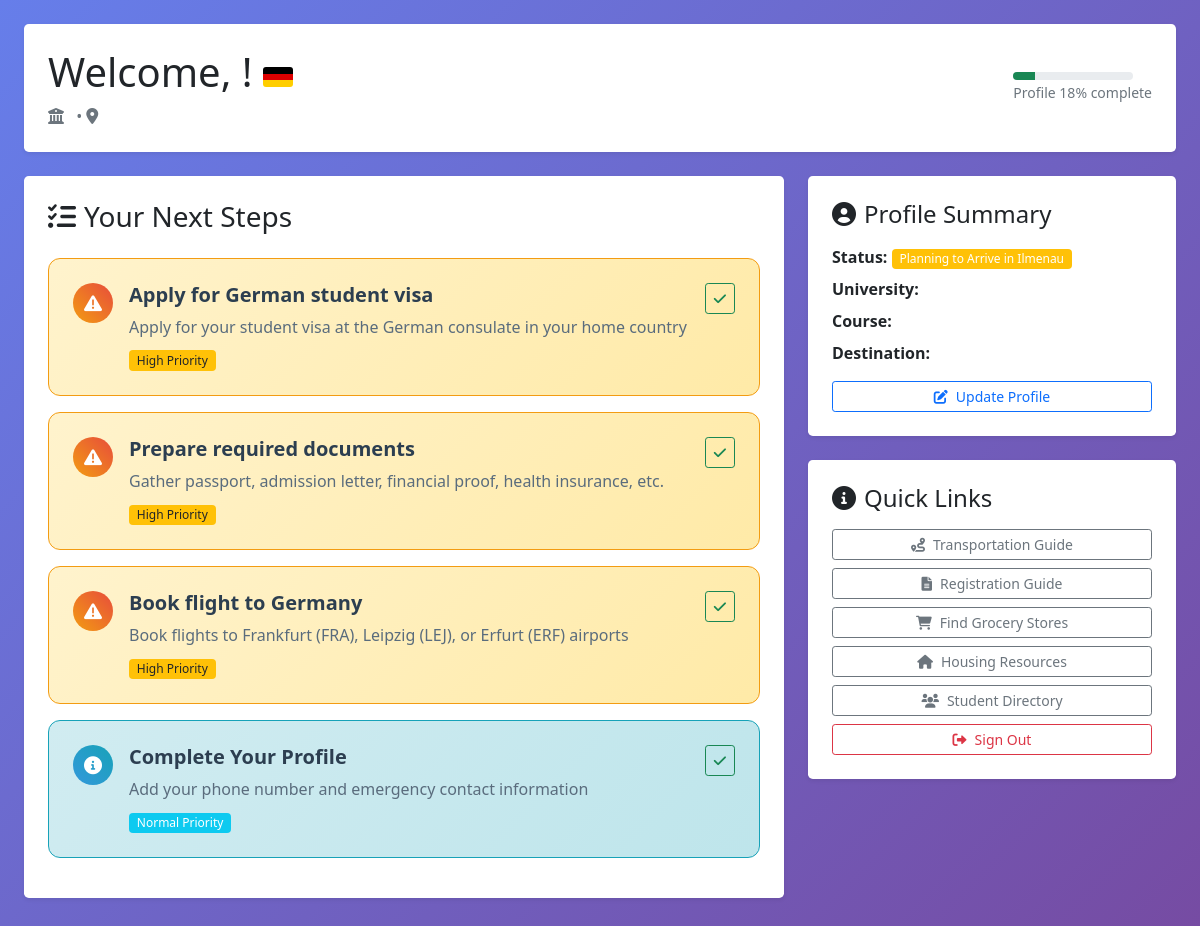
Page /accounts/dashboard/ (signed in) on the committed database.
### accounts/models.py (models this page shows, shortened)
class IlmenauChecklistItem(models.Model):
    PRIORITY_CHOICES = [
        ('high', 'High Priority'),
        ('medium', 'Medium Priority'),
        ('low', 'Low Priority'),
    ]
    category = models.ForeignKey(IlmenauChecklistCategory, on_delete=models.CASCADE, related_name='items')
    title = models.CharField(max_length=200)
    description = models.TextField(blank=True)
    helpful_link = models.URLField(blank=True, help_text="Helpful web link for this task")
    link_text = models.CharField(max_length=100, blank=True, help_text="Display text for the link")
    priority = models.CharField(max_length=10, choices=PRIORITY_CHOICES, default='medium')
    order = models.IntegerField(default=0)
    is_active = models.BooleanField(default=True)
    tu_ilmenau_specific = models.BooleanField(default=False, help_text="Only for TU Ilmenau students")
    class Meta:
        ordering = ['category__order', 'order']
        verbose_name = "Ilmenau Checklist Item"
        verbose_name_plural = "Ilmenau Checklist Items"
    def is_relevant_for_user(self, user):
        if self.tu_ilmenau_specific and user.university != 'TU_ILMENAU':
            return False
        return True

class CustomUser(AbstractUser):
    UNIVERSITY_CHOICES = [
        ('TU_ILMENAU', 'Technical University of Ilmenau'),
        ('OTHER_ILMENAU', 'Other Institution in Ilmenau'),
    ]
    COUNTRY_CHOICES = [
        ('US', 'United States'),
        ('IN', 'India'),
        ('CN', 'China'),
        ('BR', 'Brazil'),
        ('TR', 'Turkey'),
        ('RU', 'Russia'),
        ('MX', 'Mexico'),
        ('PK', 'Pakistan'),
        ('BD', 'Bangladesh'),
        ('NG', 'Nigeria'),
        ('OTHER', 'Other')
    ]
    ARRIVAL_STATUS_CHOICES = [
        ('PLANNING', 'Planning to Arrive in Ilmenau'),
        ('ARRIVED', 'Arrived in Ilmenau'),
    ]
    phone_regex = RegexValidator(
        regex=r'^\+?1?\d{9,15}$',
        message="Phone number must be entered in the format: '+999999999'. Up to 15 digits allowed."
    )
    phone_number = models.CharField(validators=[phone_regex], max_length=17, blank=True)
    date_of_birth = models.DateField(null=True, blank=True)
    nationality = models.CharField(max_length=50, choices=COUNTRY_CHOICES, default='OTHER')
    university = models.CharField(max_length=100, choices=UNIVERSITY_CHOICES, default='TU_ILMENAU')
    student_id = models.CharField(max_length=50, blank=True)
    course_of_study = models.CharField(max_length=200, blank=True)
    expected_graduation = models.DateField(null=True, blank=True)
    intended_city = models.CharField(max_length=100, default='Ilmenau', editable=False)
    arrival_date = models.DateField(null=True, blank=True)
    arrival_airport = models.CharField(
        max_length=50,
        blank=True,
        help_text="Main airports: ERF (Erfurt), LEJ (Leipzig), FRA (Frankfurt)"
    )
    arrival_status = models.CharField(max_length=20, choices=ARRIVAL_STATUS_CHOICES, default='PLANNING')
    emergency_contact_name = models.CharField(max_length=200, blank=True)
    emergency_contact_phone = models.CharField(validators=[phone_regex], max_length=17, blank=True)
    profile_completed = models.BooleanField(default=False)
    registration_completed = models.BooleanField(default=False)

### accounts/views.py (the view)
# urls.py: path('dashboard/', views.dashboard, name='dashboard'),
@login_required
def dashboard(request):
    user = request.user
    checklist_data = None
    if user.arrival_status == 'PLANNING':
        checklist_data = get_user_ilmenau_checklist_data(user)
    context = {
        'user': user,
        'completion_percentage': calculate_profile_completion(user),
        'next_steps': get_next_steps(user),
        'checklist_data': checklist_data,
    }
    return render(request, 'accounts/dashboard.html', context)

### accounts/views.py (called while the page is built)
def calculate_profile_completion(user):
    total_fields = 11  # Reduced since intended_city is fixed
    completed_fields = 0
    if user.first_name: completed_fields += 1
    if user.last_name: completed_fields += 1
    if user.email: completed_fields += 1
    if user.phone_number: completed_fields += 1
    if user.date_of_birth: completed_fields += 1
    if user.nationality: completed_fields += 1
    if user.university: completed_fields += 1
    if user.course_of_study: completed_fields += 1
    if user.arrival_date: completed_fields += 1
    if user.emergency_contact_name: completed_fields += 1
    if user.emergency_contact_phone: completed_fields += 1
    return int((completed_fields / total_fields) * 100)

### templates/accounts/dashboard.html (shortened to what this page needs)
{% extends 'base.html' %}
{% load static %}
{% block extra_css %}
<link rel="stylesheet" href="{% static 'css/dashboard.css' %}">
{% endblock %}
{% block content %}
<div class="container-fluid py-4">
    <div class="row">
        <div class="col-12">
            <div class="bg-white rounded-3 shadow-sm p-4 mb-4">
                <div class="row align-items-center">
                    <div class="col-md-8">
                        <h1 class="mb-2">Welcome, {{ user.get_full_name }}! <span class="german-flag"></span></h1>
                        <p class="text-muted mb-0">
                            <i class="fas fa-university me-2"></i>{{ user.get_university_display }} •
                            <i class="fas fa-map-marker-alt me-1"></i>{{ user.intended_city }}
                        </p>
                    </div>
                    <div class="col-md-4 text-end">
                        <div class="d-inline-block">
                            <div class="progress" style="width: 120px; height: 8px;">
                                <div class="progress-bar bg-success" style="width: {{ completion_percentage }}%"></div>
                            </div>
                            <small class="text-muted">Profile {{ completion_percentage }}% complete</small>
                        </div>
                    </div>
                </div>
            </div>
        </div>
    </div>
    <div class="row">
        <div class="col-md-8">
            <div class="bg-white rounded-3 shadow-sm p-4 mb-4">
                <h3 class="mb-4"><i class="fas fa-tasks me-2"></i>Your Next Steps</h3>
                {% for step in next_steps %}
                    <div class="step-card {% if step.priority == 'high' %}step-high{% else %}step-normal{% endif %} mb-3">
                        <div class="d-flex align-items-start">
                            <div class="flex-shrink-0 me-3">
                                <div class="step-icon {% if step.priority == 'high' %}step-icon-high{% else %}step-icon-normal{% endif %}">
                                    <i class="fas fa-{% if step.priority == 'high' %}exclamation-triangle{% else %}info-circle{% endif %}"></i>
                                </div>
                            </div>
                            <div class="flex-grow-1">
                                <h5 class="mb-2 step-title">{{ step.title }}</h5>
                                <p class="mb-0 step-description">{{ step.description }}</p>
                                <div class="mt-2">
                                    <span class="badge {% if step.priority == 'high' %}bg-warning text-dark{% else %}bg-info{% endif %}">
                                        {% if step.priority == 'high' %}High Priority{% else %}Normal Priority{% endif %}
                                    </span>
                                </div>
                            </div>
                            <div class="flex-shrink-0">
                                <button class="btn btn-sm btn-outline-success mark-complete-btn"
                                        onclick="markStepComplete(this)"
                                        title="Mark as complete">
                                    <i class="fas fa-check"></i>
                                </button>
                            </div>
                        </div>
                    </div>
                {% endfor %}
            </div>
        </div>
        <div class="col-md-4">
            <div class="bg-white rounded-3 shadow-sm p-4 mb-4">
                <h4 class="mb-3"><i class="fas fa-user-circle me-2"></i>Profile Summary</h4>
                <ul class="list-unstyled">
                    <li class="mb-2">
                        <strong>Status:</strong>
                        <span class="badge bg-{% if user.arrival_status == 'ARRIVED' %}success{% elif user.arrival_status == 'PLANNING' %}warning{% else %}info{% endif %}">
                            {{ user.get_arrival_status_display }}
                        </span>
                    </li>
                    <li class="mb-2"><strong>University:</strong> {{ user.get_university_display }}</li>
                    <li class="mb-2"><strong>Course:</strong> {{ user.course_of_study }}</li>
                    <li class="mb-2"><strong>Destination:</strong> {{ user.intended_city }}</li>
                </ul>
                <a href="{% url 'profile_update' %}" class="btn btn-outline-primary btn-sm w-100">
                    <i class="fas fa-edit me-2"></i>Update Profile
                </a>
            </div>
            <div class="bg-white rounded-3 shadow-sm p-4">
                <h4 class="mb-3"><i class="fas fa-info-circle me-2"></i>Quick Links</h4>
                <div class="d-grid gap-2">
                    <a href="#" class="btn btn-outline-secondary btn-sm">
                        <i class="fas fa-route me-2"></i>Transportation Guide
                    </a>
                    <a href="#" class="btn btn-outline-secondary btn-sm">
                        <i class="fas fa-file-alt me-2"></i>Registration Guide
                    </a>
                    <a href="#" class="btn btn-outline-secondary btn-sm">
                        <i class="fas fa-shopping-cart me-2"></i>Find Grocery Stores
                    </a>
                    <a href="#" class="btn btn-outline-secondary btn-sm">
                        <i class="fas fa-home me-2"></i>Housing Resources
                    </a>
                    <a href="{% url 'user_list' %}" class="btn btn-outline-secondary btn-sm">
                        <i class="fas fa-users me-2"></i>Student Directory
                    </a>
                    <a href="{% url 'logout' %}" class="btn btn-outline-danger btn-sm">
                        <i class="fas fa-sign-out-alt me-2"></i>Sign Out
                    </a>
                </div>
            </div>
        </div>
    </div>
</div>
{% endblock %}

### static/css/base.css (style rules this page uses)
body { background: linear-gradient(135deg, #667eea 0%, #764ba2 100%); min-height: 100vh; font-family: 'Segoe UI', Tahoma, Geneva, Verdana, sans-serif; }
.german-flag { display: inline-block; width: 30px; height: 20px; background: linear-gradient(to bottom, #000 33.33%, #dd0000 33.33%, #dd0000 66.66%, #ffce00 66.66%); margin-right: 10px; border-radius: 3px; }
.card-hover { transition: transform 0.3s ease, box-shadow 0.3s ease; }

### static/css/dashboard.css (style rules this page uses)
.step-card { background: #f8f9fa; border: 1px solid #e9ecef; border-radius: 12px; padding: 1.5rem; transition: all 0.3s ease; position: relative; overflow: hidden; }
.step-card.step-high { background: linear-gradient(135deg, #fff3cd 0%, #ffeaa7 100%); border-color: #f39c12; }
.step-card.step-normal { background: linear-gradient(135deg, #d1ecf1 0%, #bee5eb 100%); border-color: #17a2b8; }
.step-icon { width: 40px; height: 40px; border-radius: 50%; display: flex; align-items: center; justify-content: center; font-size: 18px; }
.step-icon-high { background: linear-gradient(45deg, #f39c12, #e74c3c); color: white; }
.step-icon-normal { background: linear-gradient(45deg, #3498db, #17a2b8); color: white; }
.step-title { color: #2c3e50; font-weight: 600; }
.step-description { color: #5a6c7d; line-height: 1.5; }
.mark-complete-btn { transition: all 0.3s ease; }
.progress { border-radius: 10px; overflow: hidden; }
.progress-bar { transition: width 0.8s ease-in-out; }
.badge { font-weight: 500; }

### rows in the picture
IlmenauChecklistItem: title "Apply for German student visa", description "Apply for your student visa at the German consulate in your home country"
IlmenauChecklistItem: title "Prepare required documents", description "Gather passport, admission letter, financial proof, health insurance, etc."
IlmenauChecklistItem: title "Book flight to Germany", description "Book flights to Frankfurt (FRA), Leipzig (LEJ), or Erfurt (ERF) airports"
CustomUser: arrival_status "Planning to Arrive in Ilmenau"

### other values in the picture
{{ completion_percentage }} "18"
{{ step.title }} "Complete Your Profile"
{{ step.description }} "Add your phone number and emergency contact information"
